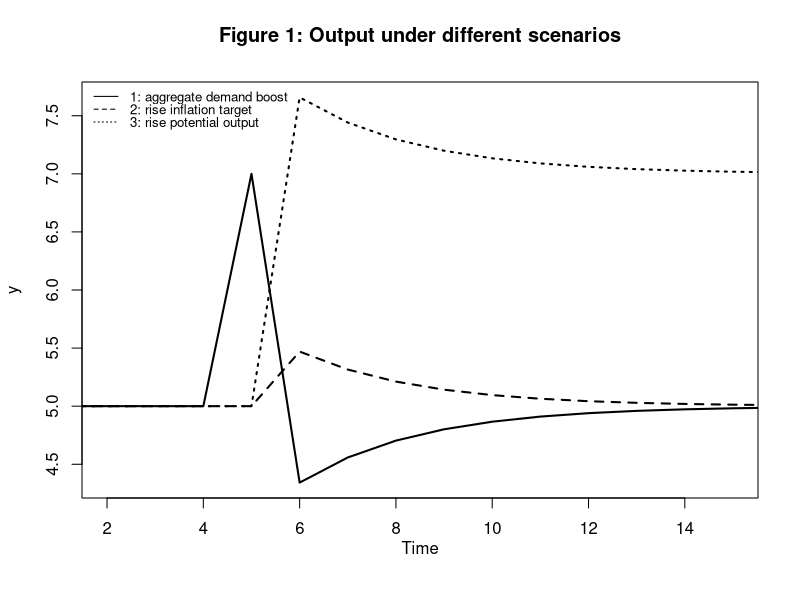
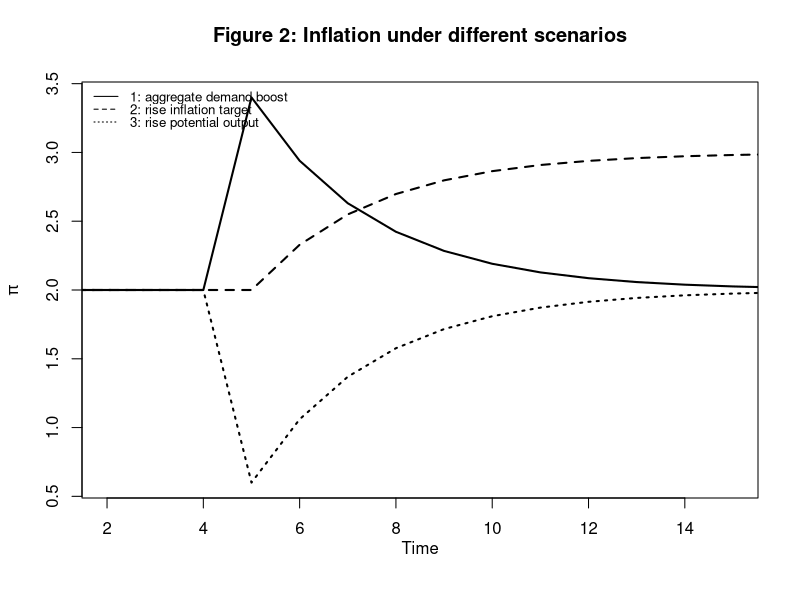
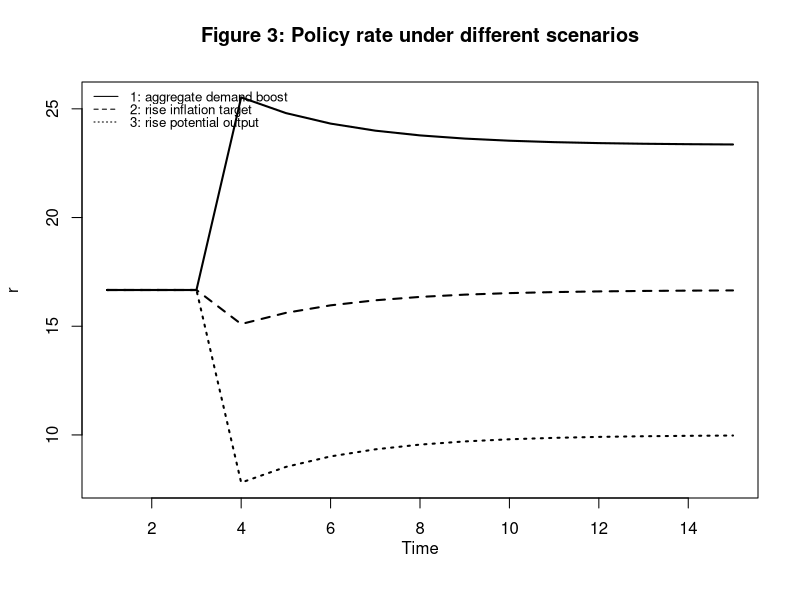
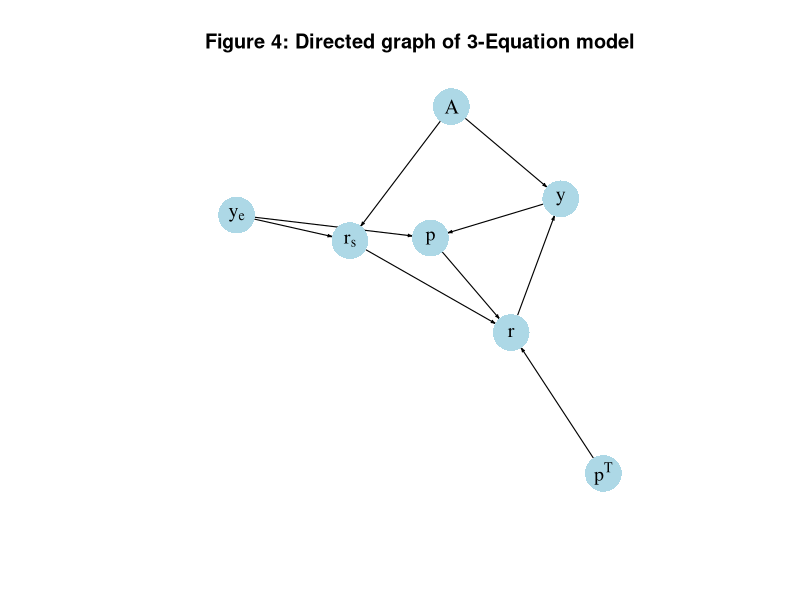

Write the R code that produced these figures, in order.
## ---- chunk 1
#Clear the environment
rm(list=ls(all=TRUE))

# Set number of periods
T=50

# Set number of scenarios
S=3

# Set period in which shock/shift will occur
s=5

# Create (S x T)-matrices that will contain the simulated data
y=matrix(data=0,nrow=S,ncol=T) # Income/output
p=matrix(data=0,nrow=S,ncol=T) # Inflation rate
r=matrix(data=0,nrow=S,ncol=T) # Real interest rate
rs=matrix(data=0,nrow=S,ncol=T) # Stabilising interest rate

# Set constant parameter values
a1=0.3  # Sensitivity of inflation with respect to output gap 
a2=0.7  # Sensitivity of output with respect to interest rate
b=1     # Sensitivity of central bank to inflation gap
a3=(a1*(1/(b*a2) + a2))^(-1)

# Set parameter values for different scenarios
A=matrix(data=10,nrow=S,ncol=T) # autonomous spending
pt=matrix(data=2,nrow=S,ncol=T) # Inflation target
ye=matrix(data=5,nrow=S,ncol=T) # Potential output

A[,s:T][1,]=12  # scenario 1: AD boost  
pt[,s:T][2,]=3  # scenario 2: higher inflation target
ye[,s:T][3,]=7  # scenario 3: higher potential output

# Initialise endogenous variables at equilibrium values
y[,1]=ye[,1]
p[,1]=pt[,1]
rs[,1]=(A[,1] - ye[,1])/a1 
r[,1]=rs[,1]

# Simulate the model by looping over T time periods for S different scenarios
for (i in 1:S){
  
  for (t in 2:T){
    
    #(1) IS curve
    y[i,t] = A[i,t] - a1*r[i,t-1]
    
    #(2) Phillips Curve
    p[i,t] = p[i,t-1] +a2*(y[i,t]-ye[i,t])
    
    #(3) Stabilising interest rate
    rs[i,t] = (A[i,t] - ye[i,t])/a1
    
    #(4) Monetary policy rule, solved for r
    r[i,t] = rs[i,t] + a3*(p[i,t]-pt[i,t])
  
  } # close time loop
}   # close scenarios loop
## ---- chunk 2
### Plot results

### Plots
# Set maximum period for plots
Tmax=15

# Output under different scenarios
plot(y[1, 1:(Tmax+1)],type="l", col=1, lwd=2, lty=1, xlab="", xlim=range(2:(Tmax)), ylab="y", ylim=range(y[1, 1:Tmax],y[3, 1:(Tmax)])) 
title(main="Figure 1: Output under different scenarios", xlab = "Time",cex=0.8 ,line=2)
lines(y[2, 1:(Tmax+1)],lty=2, lwd=2)
lines(y[3, 1:(Tmax+1)],lty=3, lwd=2)
legend("topleft", legend=c("1: aggregate demand boost", "2: rise inflation target", "3: rise potential output"), lty=1:3, cex=0.8, bty = "n", y.intersp=0.8)

# Inflation under different scenarios
plot(p[1, 1:(Tmax+1)],type="l", col=1, lwd=2, lty=1, xlab="", xlim=range(2:(Tmax)), ylab=expression(pi), ylim=range(p[1, 2:Tmax],p[3, 2:(Tmax)])) 
title(main="Figure 2: Inflation under different scenarios", xlab = "Time",cex=0.8 ,line=2)
lines(p[2, 1:(Tmax+1)],lty=2, lwd=2)
lines(p[3, 1:(Tmax+1)],lty=3, lwd=2)
legend("topleft", legend=c("1: aggregate demand boost", "2: rise inflation target", "3: rise potential output"), lty=1:3, cex=0.8, bty = "n", y.intersp=0.8)

# Policy rate under different scenarios
plot(r[1, 2:(Tmax+1)],type="l", col=1, lwd=2, lty=1, xlab="", xlim=range(1:(Tmax)), ylab="r", ylim=range(r[1, 2:Tmax],r[3, 2:(Tmax)])) 
title(main="Figure 3: Policy rate under different scenarios", xlab = "Time",cex=0.8 ,line=2)
lines(r[2, 2:(Tmax+1)],lty=2, lwd=2)
lines(r[3, 2:(Tmax+1)],lty=3, lwd=2)
legend("topleft", legend=c("1: aggregate demand boost", "2: rise inflation target", "3: rise potential output"), lty=1:3, cex=0.8, bty = "n", y.intersp=0.8)
## ---- chunk 3
# Construct auxiliary Jacobian matrix for 7 variables: y, p, r, A, ye, rs, pt
# where non-zero elements in regular Jacobian are set to 1 and zero elements are unchanged

M_mat=matrix(c(0,0,1,1,0,0,0,
               1,0,0,0,1,0,0,
               0,1,0,0,0,1,1,
               0,0,0,0,0,0,0,
               0,0,0,0,0,0,0,
               0,0,0,1,1,0,0,
               0,0,0,0,0,0,0),7,7, byrow=TRUE)

# Create adjacency matrix from transpose of auxiliary Jacobian and add column names
A_mat=t(M_mat)

# Create directed graph from adjacency matrix
library(igraph)
dg=graph_from_adjacency_matrix(A_mat, mode="directed", weighted=NULL)

# Define node labels
V(dg)$name=c("y", "p", "r", "A", expression(y[e]),expression(r[s]), expression(p^T))

# Plot directed graph
plot(dg, main="Figure 4: Directed graph of 3-Equation model", vertex.size=20, vertex.color="lightblue", 
     vertex.label.color="black", edge.arrow.size=0.2, edge.width=1.1, edge.size=1.2,
     edge.arrow.width=1, edge.color="black", vertex.label.cex=1.2, 
     vertex.frame.color="NA", margin=-0.05)
## ---- chunk 4
# Construct Jacobian matrix 
J=matrix(c(0,0,-a1,
           0,1,-a1*a2,
           0,a3,-a1*a2*a3), 3, 3, byrow=TRUE)

# Obtain eigenvalues
ev=eigen(J)
(values <- ev$values)

# Obtain determinant and trace
det(J)       # determinant
sum(diag(J)) # trace
